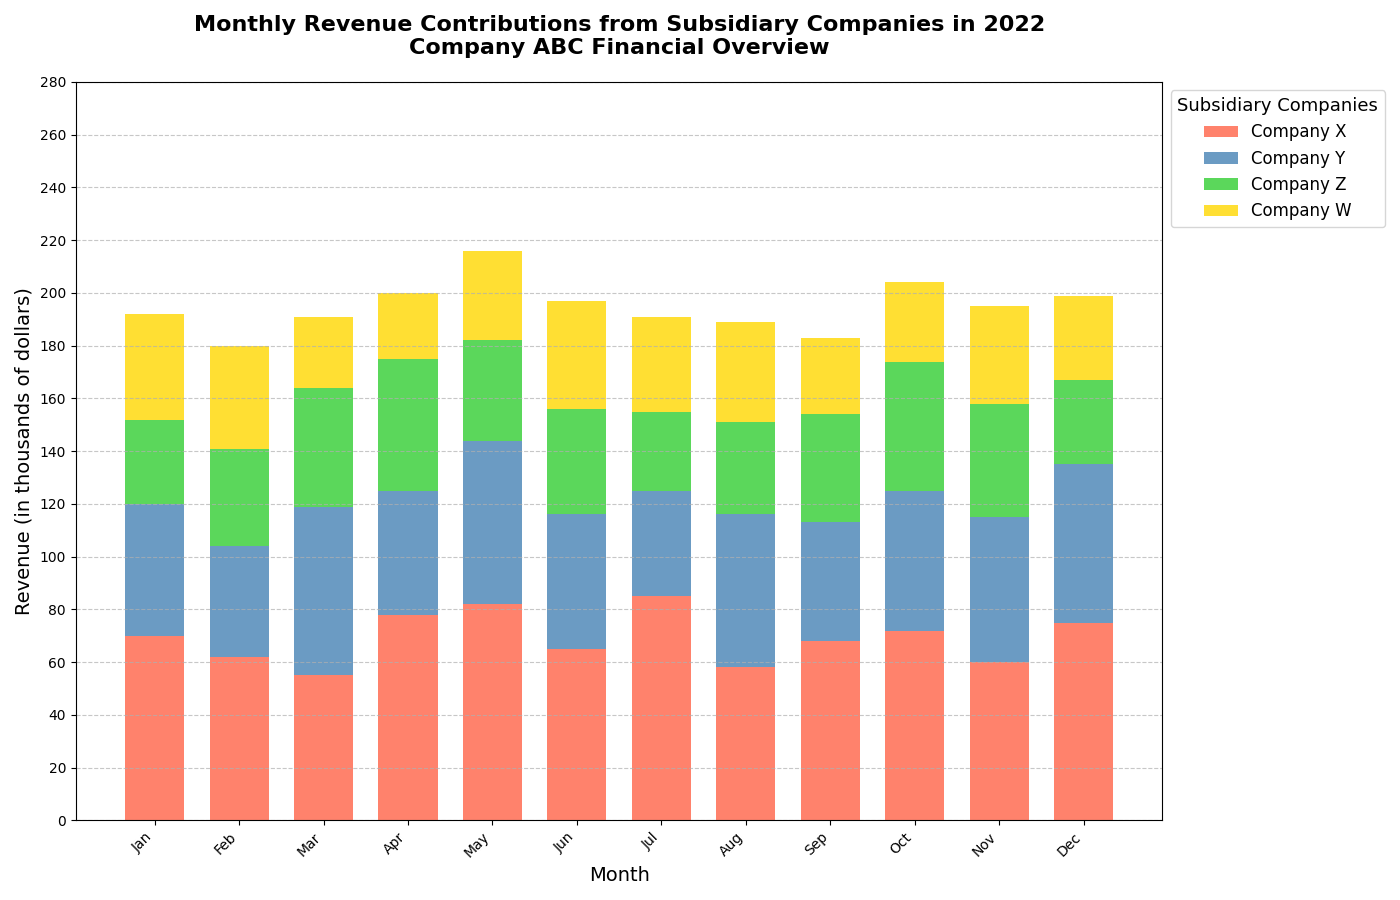

Python code for this plot:
import matplotlib.pyplot as plt
import numpy as np

months = ['Jan', 'Feb', 'Mar', 'Apr', 'May', 'Jun', 'Jul', 'Aug', 'Sep', 'Oct', 'Nov', 'Dec']
companies = ['Company X', 'Company Y', 'Company Z', 'Company W']

# Manually altered fictional revenue data for each company
company_x = [70, 62, 55, 78, 82, 65, 85, 58, 68, 72, 60, 75]
company_y = [50, 42, 64, 47, 62, 51, 40, 58, 45, 53, 55, 60]
company_z = [32, 37, 45, 50, 38, 40, 30, 35, 41, 49, 43, 32]
company_w = [40, 39, 27, 25, 34, 41, 36, 38, 29, 30, 37, 32]

revenue_data = [company_x, company_y, company_z, company_w]
colors = ['#FF6347', '#4682B4', '#32CD32', '#FFD700']

fig, ax = plt.subplots(figsize=(14, 9))

bar_width = 0.7
x_indexes = np.arange(len(months))

bottom = np.zeros(len(months))
for i, revenue in enumerate(revenue_data):
    ax.bar(x_indexes, revenue, width=bar_width, label=companies[i], color=colors[i], 
           alpha=0.8, bottom=bottom)
    bottom += np.array(revenue)

ax.set_title('Monthly Revenue Contributions from Subsidiary Companies in 2022\nCompany ABC Financial Overview', fontsize=16, fontweight='bold', pad=20)
ax.set_xlabel('Month', fontsize=14)
ax.set_ylabel('Revenue (in thousands of dollars)', fontsize=14)

plt.xticks(ticks=x_indexes, labels=months, rotation=45, ha='right')
plt.yticks(np.arange(0, 300, 20))

ax.legend(title='Subsidiary Companies', loc='upper left', bbox_to_anchor=(1, 1), fontsize=12, title_fontsize='13')

plt.grid(axis='y', linestyle='--', alpha=0.7)
plt.tight_layout()
plt.show()
